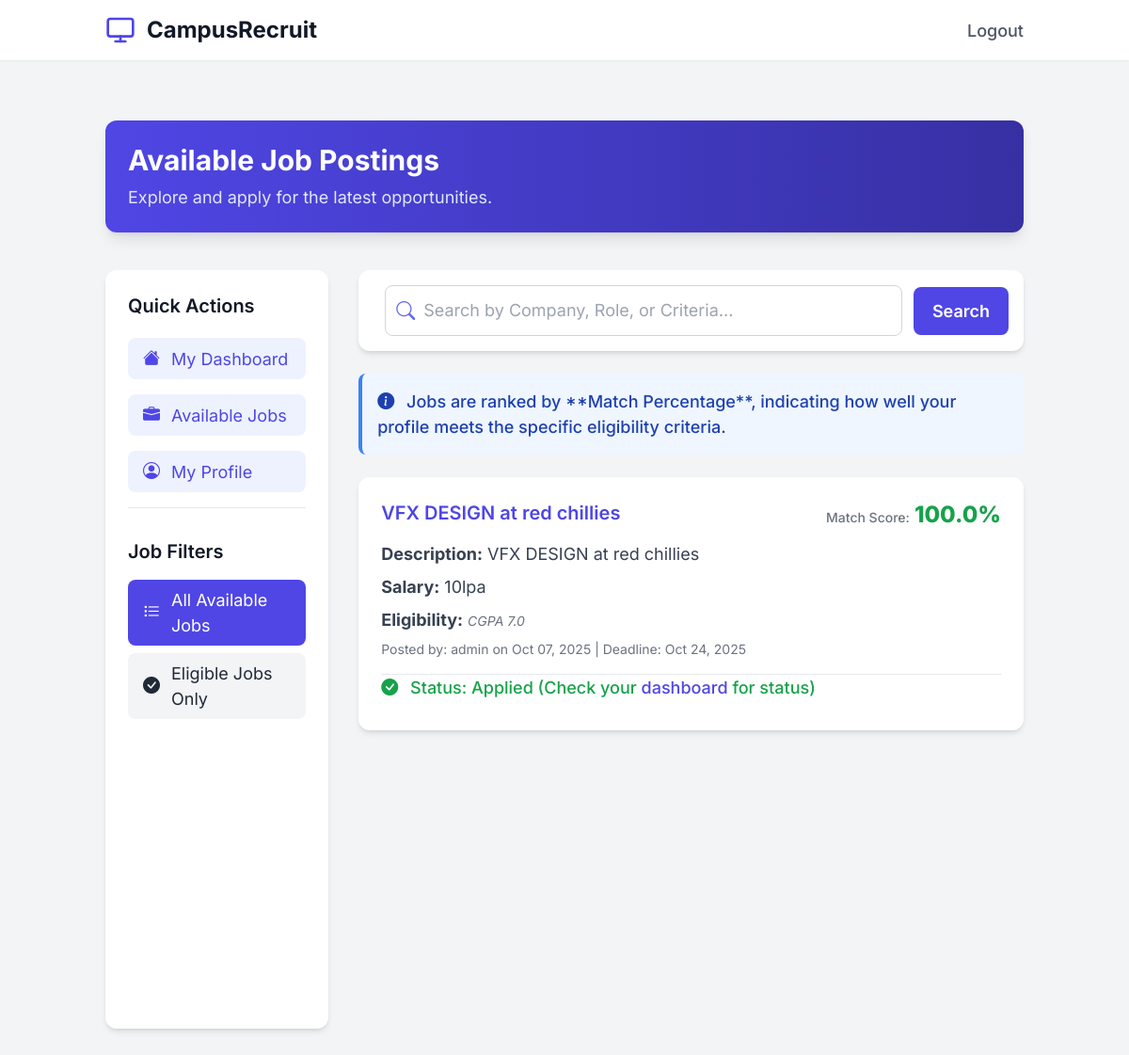
The app's page /student/jobs/ (signed in), older data.
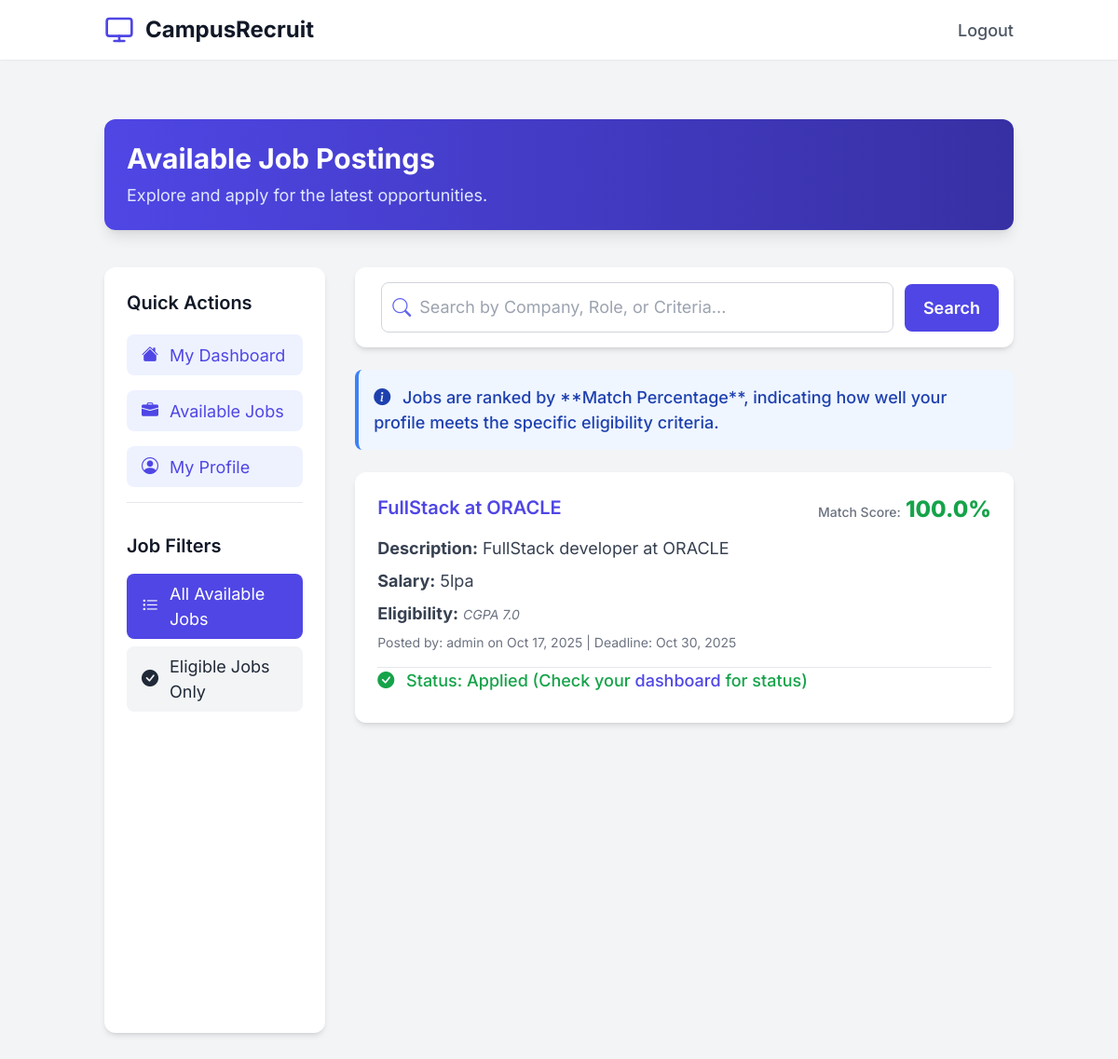
The same page, newer data.
### placement/models.py (models this page shows, shortened)
class Job(models.Model):
    company_name = models.CharField(max_length=100)
    job_role = models.CharField(max_length=100)
    description = models.TextField()
    salary_package = models.CharField(max_length=50, blank=True, null=True)
    eligibility_criteria = models.TextField(
        help_text="e.g., Min CGPA 7.0, CSE/IT branches, No backlogs"
    )
    application_deadline = models.DateField()
    posted_by = models.ForeignKey(
        User,
        on_delete=models.SET_NULL,
        null=True,
        blank=True,
        related_name="posted_jobs",
    )
    posted_at = models.DateTimeField(auto_now_add=True)

### core/models.py (models this page shows, shortened)
class User(AbstractUser):
    USER_TYPE_CHOICES = (
        ('admin', 'Admin'),
        ('student', 'Student'),
    )
    user_type = models.CharField(max_length=10, choices=USER_TYPE_CHOICES, default='student')

### placement/views.py (the view, shortened to what this page needs)
# urls.py: path('student/jobs/', login_required(placement_views.student_job_list), name='student_job_list'),
@login_required
@user_passes_test(is_student)
def student_job_list(request):
    today = timezone.now().date()
    jobs = Job.objects.filter(application_deadline__gte=today).order_by('-posted_at')
    student_profile = get_object_or_404(StudentProfile, user=request.user)
    if student_profile.placement_readiness_score == 0.0:
        from core.views import parse_resume_for_student
        parse_resume_for_student(student_profile)
        calculate_readiness_score(student_profile)
    applied_job_ids = student_profile.applications.values_list('job_id', flat=True)
    filtered_jobs_with_scores = []
    student_cgpa = student_profile.cgpa
    student_backlogs = student_profile.backlogs
    student_branch_lower = student_profile.branch.lower()
    for job in jobs:
        job_is_hard_eligible = True
        match_score = 0
        max_possible_match_score = 0
        job_eligibility_lower = job.eligibility_criteria.lower()
        branch_criteria_explicit = False
        if not ("all branches" in job_eligibility_lower or "any branch" in job_eligibility_lower):
            for b in ["cse", "it", "ece", "eee", "mech", "civil"]:
                if b in job_eligibility_lower:
                    branch_criteria_explicit = True
                    break
        if branch_criteria_explicit:
            max_possible_match_score += 1
            if student_branch_lower in job_eligibility_lower:
                match_score += 1
            else:
                job_is_hard_eligible = False # Hard fail
        cgpa_match_regex = re.search(r'(?:min(?:imum)?\s*)?cgpa\s*(\d+\.?\d*)', job_eligibility_lower)
        if cgpa_match_regex:
            max_possible_match_score += 1
            if student_cgpa is None:
                job_is_hard_eligible = False # Hard fail if required but missing
            else:
                try:
                    required_cgpa = float(cgpa_match_regex.group(1))
                    student_cgpa_value = float(student_cgpa)
                    if student_cgpa_value >= required_cgpa:
                        match_score += 1
                    else:
                        job_is_hard_eligible = False # Hard fail
                except ValueError:
                    max_possible_match_score -= 1 # Ignore corrupt criteria
        backlogs_criteria_found = re.search(r'(no\s+backlogs|max(?:imum)?\s+backlogs\s+(\d+))', job_eligibility_lower)
        job_match_percentage = round((match_score / max_possible_match_score) * 100, 0) if max_possible_match_score > 0 else 0
        job.match_percentage = job_match_percentage
        job.is_hard_eligible = job_is_hard_eligible
        filtered_jobs_with_scores.append(job)
    job_filter = request.GET.get('filter', 'all')
    search_query = request.GET.get('q')
    if search_query:
        q_filter = Q(company_name__icontains=search_query) | Q(job_role__icontains=search_query) | Q(description__icontains=search_query) | Q(eligibility_criteria__icontains=search_query)
        jobs_to_score = [job for job in filtered_jobs_with_scores if q_filter.check(job)]
    else:
        jobs_to_score = filtered_jobs_with_scores
    if job_filter == 'eligible':
        final_jobs = [job for job in jobs_to_score if job.is_hard_eligible]
    else:
        final_jobs = jobs_to_score
    final_jobs.sort(key=lambda x: x.match_percentage, reverse=True)
    context = {
        'jobs': final_jobs,
        'student_profile': student_profile,
        'applied_job_ids': list(applied_job_ids),
        'current_filter': job_filter,
        'current_search_query': search_query,
    }
    return render(request, 'placement/student_job_list.html', context)

### core/views.py (called while the page is built)
def is_student(user):
    return user.is_authenticated and user.user_type == 'student'

### templates/placement/student_job_list.html (shortened to what this page needs)
<!DOCTYPE html>
<html lang="en">
<head>
    <script src="https://cdn.tailwindcss.com"></script>
    <link rel="stylesheet" href="https://cdn.jsdelivr.net/npm/bootstrap-icons@1.10.5/font/bootstrap-icons.css">
</head>
<body class="bg-gray-100 text-gray-800">
    <header class="bg-white shadow-sm sticky top-0 z-50 animate-fadeIn">
        <nav class="container mx-auto px-6 py-4 flex justify-between items-center">
            <div class="flex items-center space-x-3">
                <a href="/" class="text-2xl font-bold text-gray-900">CampusRecruit</a>
            </div>
            <div class="hidden md:flex space-x-8">
                <a href="{% url 'logout' %}" class="text-gray-600 hover:text-indigo-600 font-medium transition-colors">Logout</a>
            </div>
        </nav>
    </header>
    <main class="py-16">
        <div class="container mx-auto px-6">
            <div class="bg-gradient-to-r from-indigo-600 to-indigo-800 text-white rounded-xl shadow-lg p-6 mb-10 animate-fadeInUp">
                <h1 class="text-3xl font-bold">Available Job Postings</h1>
                <p class="text-indigo-100 mt-2">Explore and apply for the latest opportunities.</p>
            </div>
            <div class="flex flex-col lg:flex-row gap-8">
                <aside class="lg:w-1/4 bg-white rounded-xl shadow-md p-6 card-hover-effect animate-on-scroll">
                    <h2 class="text-xl font-semibold text-gray-900 mb-5">Quick Actions</h2>
                    <ul class="space-y-4 mb-8 border-b border-gray-200 pb-4">
                        <li>
                            <a href="{% url 'student_dashboard' %}" class="flex items-center bg-indigo-50 text-indigo-600 px-4 py-2 rounded-lg hover:bg-indigo-100 transition-colors">
                                <i class="bi bi-house-fill text-lg mr-3 icon-hover"></i> My Dashboard
                            </a>
                        </li>
                        <li>
                            <a href="{% url 'student_job_list' %}" class="flex items-center bg-indigo-50 text-indigo-600 px-4 py-2 rounded-lg hover:bg-indigo-100 transition-colors">
                                <i class="bi bi-briefcase-fill text-lg mr-3 icon-hover"></i> Available Jobs
                            </a>
                        </li>
                        <li>
                            <a href="{% url 'student_profile_view' %}" class="flex items-center bg-indigo-50 text-indigo-600 px-4 py-2 rounded-lg hover:bg-indigo-100 transition-colors">
                                <i class="bi bi-person-circle text-lg mr-3 icon-hover"></i> My Profile
                            </a>
                        </li>
                    </ul>
                    <h2 class="text-xl font-semibold text-gray-900 mb-4">Job Filters</h2>
                    <ul class="space-y-2">
                        <li>
                            <a href="{% url 'student_job_list' %}?filter=all{% if current_search_query %}&q={{ current_search_query }}{% endif %}"
                               class="flex items-center px-4 py-2 rounded-lg transition-colors
                               {% if current_filter == 'all' %}bg-indigo-600 text-white{% else %}bg-gray-100 text-gray-800 hover:bg-indigo-50 hover:text-indigo-600{% endif %}">
                                <i class="bi bi-list-task text-lg mr-3 icon-hover"></i> All Available Jobs
                            </a>
                        </li>
                        <li>
                            <a href="{% url 'student_job_list' %}?filter=eligible{% if current_search_query %}&q={{ current_search_query }}{% endif %}"
                               class="flex items-center px-4 py-2 rounded-lg transition-colors
                               {% if current_filter == 'eligible' %}bg-indigo-600 text-white{% else %}bg-gray-100 text-gray-800 hover:bg-indigo-50 hover:text-indigo-600{% endif %}">
                                <i class="bi bi-check-circle-fill text-lg mr-3 icon-hover"></i> Eligible Jobs Only
                            </a>
                        </li>
                    </ul>
                    </aside>
                <div class="lg:w-3/4">
                    <div class="bg-white rounded-xl shadow-md p-4 mb-6 card-hover-effect">
                        <form method="GET" action="{% url 'student_job_list' %}" class="flex space-x-3 items-center">
                            <div class="relative flex-grow">
                                <i class="bi bi-search text-xl text-indigo-500 absolute left-3 top-1/2 transform -translate-y-1/2"></i>
                                <input type="text" name="q" placeholder="Search by Company, Role, or Criteria..."
                                       value="{{ current_search_query|default:'' }}"
                                       class="w-full pl-10 pr-4 py-3 border border-gray-300 rounded-lg focus:outline-none focus:ring-2 focus:ring-indigo-500 text-lg">
                            </div>
                            <button type="submit" class="bg-indigo-600 text-white px-5 py-3 rounded-lg font-semibold hover:bg-indigo-700 transition-colors">
                                Search
                            </button>
                        </form>
                    </div>
                    {% if jobs %}
                        <div class="bg-blue-50 border-l-4 border-blue-500 rounded-lg p-4 mb-6 text-blue-800 font-medium">
                            <i class="bi bi-info-circle-fill mr-2"></i> Jobs are ranked by **Match Percentage**, indicating how well your profile meets the specific eligibility criteria.
                        </div>
                        {% for job in jobs %}
                            <div class="bg-white rounded-xl shadow-md card-hover-effect animate-on-scroll mb-6 {% if not job.is_hard_eligible %}border-l-4 border-red-500{% endif %}">
                                <div class="p-6">
                                    <div class="flex justify-between items-start mb-3">
                                        <h3 class="text-xl font-semibold text-indigo-600">{{ job.job_role }} at {{ job.company_name }}</h3>
                                        <div class="text-right">
                                            <span class="text-sm font-medium text-gray-500">Match Score:</span>
                                            <span class="text-2xl font-extrabold {% if job.match_percentage >= 90 %}text-green-600{% elif job.match_percentage >= 60 %}text-yellow-600{% else %}text-red-600{% endif %}">{{ job.match_percentage|default:"0" }}%</span>
                                        </div>
                                    </div>
                                    <p class="text-gray-700 mb-2"><strong>Description:</strong> {{ job.description|truncatechars:200 }}</p>
                                    <p class="text-gray-700 mb-2"><strong>Salary:</strong> {{ job.salary_package|default:"Not specified" }}</p>
                                    <p class="text-gray-700 mb-2">
                                        <strong>Eligibility:</strong>
                                        <span class="text-sm text-gray-500 italic">{{ job.eligibility_criteria|truncatechars:150 }}</span>
                                    </p>
                                    <p class="text-gray-500 text-sm mb-4">Posted by: {{ job.posted_by.username }} on {{ job.posted_at|date:"M d, Y" }} | Deadline: {{ job.application_deadline|date:"M d, Y" }}</p>
                                    <hr class="border-gray-200">
                                    {% if student_profile %}
                                        {% if job.id in applied_job_ids %}
                                            <p class="text-green-600 font-medium mb-2"><i class="bi bi-check-circle-fill mr-2"></i> Status: Applied (Check your <a href="{% url 'student_dashboard' %}" class="text-indigo-600 hover:underline">dashboard</a> for status)</p>
                                        {% elif job.is_hard_eligible %}
                                            <a href="{% url 'apply_for_job' job.id %}" class="btn btn-primary px-4 py-2 rounded-lg hover:from-indigo-700 hover:to-indigo-800 transition-all">Apply Now</a>
                                        {% else %}
                                            <div class="bg-red-100 text-red-700 p-3 rounded-lg font-medium flex items-center">
                                                <i class="bi bi-x-octagon-fill mr-2"></i> Not Eligible to Apply (Criteria Mismatch)
                                            </div>
                                        {% endif %}
                                    {% else %}
                                        <div class="alert alert-warning p-3 rounded-lg" role="alert">
                                            Please complete your <a href="{% url 'student_profile_view' %}" class="text-indigo-600 hover:underline">profile</a> to apply for jobs.
                                        </div>
                                    {% endif %}
                                </div>
                            </div>
                        {% endfor %}
                    {% else %}
                        <div class="bg-white rounded-xl shadow-md p-6 animate-on-scroll">
                            <div class="alert alert-info p-3 rounded-lg" role="alert">
                                No job postings found that match the current filter criteria.
                            </div>
                        </div>
                    {% endif %}
                </div>
            </div>
        </div>
    </main>
</body>
</html>

### templates/placement/student_job_list.html (style rules this page uses)
body { font-family: 'Inter', sans-serif; font-size: 18px; }
.animate-fadeIn { animation: fadeIn 1s ease-out forwards; }
.animate-fadeInUp { animation: fadeInUp 1s ease-out forwards; }
.animate-on-scroll { opacity: 0; transform: translateY(20px); transition: opacity 0.5s ease-out, transform 0.5s ease-out; }
.animate-on-scroll.in-view { opacity: 1; transform: translateY(0); }
.card-hover-effect { transition: transform 0.3s ease-in-out, box-shadow 0.3s ease-in-out; }
.icon-hover { transition: transform 0.2s ease-in-out; }
h1 { font-size: 2.5rem; }
h2 { font-size: 1.5rem; }
.text-3xl { font-size: 2rem; }
.text-xl { font-size: 1.375rem; }
.text-lg { font-size: 1.125rem; }
.text-sm { font-size: 0.875rem; }
.p-6 { padding: 1.5rem; }
.p-4 { padding: 1.25rem; }
.py-3 { padding-top: 0.75rem; padding-bottom: 0.75rem; }

Row changes from the older to the newer data that the page shows:
removed Job: job_role "VFX DESIGN", company_name "red chillies", match_percentage "100.0", description "VFX DESIGN at red chillies", salary_package "10lpa", eligibility_criteria "CGPA 7.0", posted_by.username "admin", posted_at "Oct 07, 2025", application_deadline "Oct 24, 2025", shows "Status: Applied (Check your"
added Job: job_role "FullStack", company_name "ORACLE", match_percentage "100.0", description "FullStack developer at ORACLE", salary_package "5lpa", eligibility_criteria "CGPA 7.0", posted_by.username "admin", posted_at "Oct 17, 2025", application_deadline "Oct 30, 2025", shows "Status: Applied (Check your"
